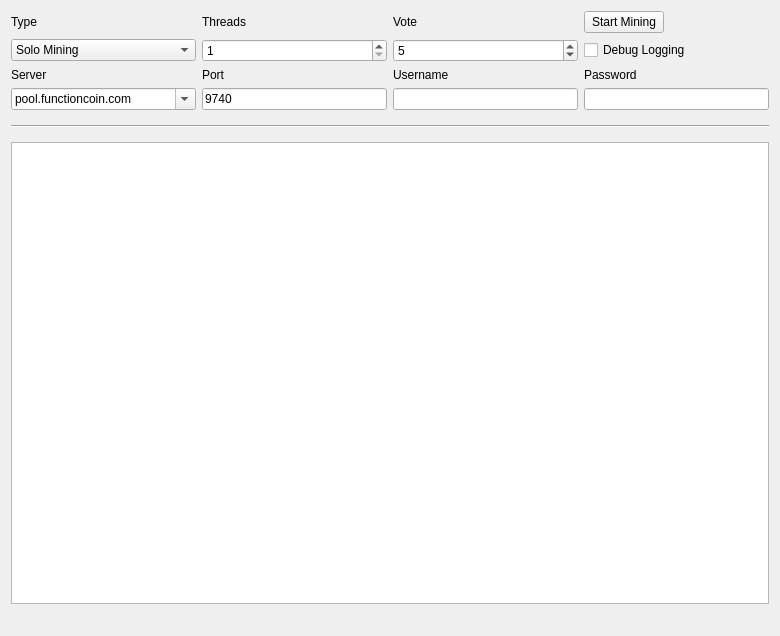
<?xml version="1.0" encoding="UTF-8"?>
<ui version="4.0">
 <class>MiningPage</class>
 <widget class="QWidget" name="MiningPage">
  <property name="geometry">
   <rect>
    <x>0</x>
    <y>0</y>
    <width>780</width>
    <height>636</height>
   </rect>
  </property>
  <property name="windowTitle">
   <string>Mining</string>
  </property>
  <layout class="QGridLayout" name="gridLayout">
   <property name="sizeConstraint">
    <enum>QLayout::SetMaximumSize</enum>
   </property>
   <item row="8" column="2">
    <widget class="QLineEdit" name="portLine">
     <property name="enabled">
      <bool>true</bool>
     </property>
     <property name="text">
      <string>9740</string>
     </property>
     <property name="value" stdset="0">
      <number>8337</number>
     </property>
    </widget>
   </item>
   <item row="4" column="3">
    <widget class="QSpinBox" name="voteBox">
     <property name="enabled">
      <bool>true</bool>
     </property>
     <property name="minimum">
      <number>1</number>
     </property>
     <property name="maximum">
      <number>20</number>
     </property>
     <property name="value">
      <number>5</number>
     </property>
    </widget>
   </item>
   <item row="4" column="4">
    <widget class="QCheckBox" name="debugCheckBox">
     <property name="text">
      <string>Debug Logging</string>
     </property>
    </widget>
   </item>
   <item row="3" column="3">
    <widget class="QLabel" name="voteLabel">
     <property name="enabled">
      <bool>true</bool>
     </property>
     <property name="layoutDirection">
      <enum>Qt::LeftToRight</enum>
     </property>
     <property name="text">
      <string>Vote</string>
     </property>
    </widget>
   </item>
   <item row="16" column="1" colspan="2">
    <widget class="QLabel" name="shareCount">
     <property name="font">
      <font>
       <pointsize>10</pointsize>
       <weight>75</weight>
       <bold>true</bold>
      </font>
     </property>
     <property name="text">
      <string/>
     </property>
    </widget>
   </item>
   <item row="16" column="3" colspan="2">
    <widget class="QLabel" name="mineSpeedLabel">
     <property name="sizePolicy">
      <sizepolicy hsizetype="Preferred" vsizetype="Preferred">
       <horstretch>0</horstretch>
       <verstretch>0</verstretch>
      </sizepolicy>
     </property>
     <property name="font">
      <font>
       <pointsize>10</pointsize>
       <weight>75</weight>
       <bold>true</bold>
      </font>
     </property>
     <property name="text">
      <string/>
     </property>
     <property name="alignment">
      <set>Qt::AlignRight|Qt::AlignTrailing|Qt::AlignVCenter</set>
     </property>
    </widget>
   </item>
   <item row="10" column="1" colspan="4">
    <widget class="Line" name="line">
     <property name="sizePolicy">
      <sizepolicy hsizetype="Minimum" vsizetype="Fixed">
       <horstretch>0</horstretch>
       <verstretch>0</verstretch>
      </sizepolicy>
     </property>
     <property name="minimumSize">
      <size>
       <width>0</width>
       <height>20</height>
      </size>
     </property>
     <property name="orientation">
      <enum>Qt::Horizontal</enum>
     </property>
    </widget>
   </item>
   <item row="8" column="1">
    <widget class="QComboBox" name="serverLine">
     <property name="sizePolicy">
      <sizepolicy hsizetype="Expanding" vsizetype="Fixed">
       <horstretch>0</horstretch>
       <verstretch>0</verstretch>
      </sizepolicy>
     </property>
     <property name="autoFillBackground">
      <bool>true</bool>
     </property>
     <property name="editable">
      <bool>true</bool>
     </property>
     <property name="currentText">
      <string>pool.functioncoin.com</string>
     </property>
     <item>
      <property name="text">
       <string>pool.functioncoin.com</string>
      </property>
     </item>
    </widget>
   </item>
   <item row="8" column="3">
    <widget class="QLineEdit" name="usernameLine">
     <property name="enabled">
      <bool>true</bool>
     </property>
     <property name="text">
      <string/>
     </property>
    </widget>
   </item>
   <item row="15" column="1" colspan="4">
    <widget class="QListWidget" name="list">
     <property name="autoScrollMargin">
      <number>100000</number>
     </property>
     <property name="dragDropMode">
      <enum>QAbstractItemView::DragOnly</enum>
     </property>
     <property name="selectionMode">
      <enum>QAbstractItemView::NoSelection</enum>
     </property>
     <property name="movement">
      <enum>QListView::Snap</enum>
     </property>
     <property name="batchSize">
      <number>10</number>
     </property>
    </widget>
   </item>
   <item row="3" column="2">
    <widget class="QLabel" name="threadsLabel">
     <property name="enabled">
      <bool>true</bool>
     </property>
     <property name="text">
      <string>Threads</string>
     </property>
    </widget>
   </item>
   <item row="3" column="1">
    <widget class="QLabel" name="typeLabel">
     <property name="text">
      <string>Type</string>
     </property>
    </widget>
   </item>
   <item row="6" column="4">
    <widget class="QLabel" name="passwordLabel">
     <property name="enabled">
      <bool>true</bool>
     </property>
     <property name="text">
      <string>Password</string>
     </property>
    </widget>
   </item>
   <item row="6" column="2">
    <widget class="QLabel" name="portLabel">
     <property name="enabled">
      <bool>true</bool>
     </property>
     <property name="text">
      <string>Port</string>
     </property>
    </widget>
   </item>
   <item row="4" column="2">
    <widget class="QSpinBox" name="threadsBox">
     <property name="enabled">
      <bool>true</bool>
     </property>
     <property name="minimum">
      <number>1</number>
     </property>
     <property name="value">
      <number>1</number>
     </property>
    </widget>
   </item>
   <item row="3" column="4">
    <widget class="QPushButton" name="startButton">
     <property name="sizePolicy">
      <sizepolicy hsizetype="Fixed" vsizetype="Fixed">
       <horstretch>0</horstretch>
       <verstretch>0</verstretch>
      </sizepolicy>
     </property>
     <property name="text">
      <string>Start Mining</string>
     </property>
    </widget>
   </item>
   <item row="6" column="1">
    <widget class="QLabel" name="serverLabel">
     <property name="enabled">
      <bool>true</bool>
     </property>
     <property name="text">
      <string>Server</string>
     </property>
    </widget>
   </item>
   <item row="6" column="3">
    <widget class="QLabel" name="usernameLabel">
     <property name="enabled">
      <bool>true</bool>
     </property>
     <property name="text">
      <string>Username</string>
     </property>
    </widget>
   </item>
   <item row="4" column="1">
    <widget class="QComboBox" name="typeBox">
     <property name="editable">
      <bool>false</bool>
     </property>
     <property name="currentIndex">
      <number>0</number>
     </property>
     <item>
      <property name="text">
       <string>Solo Mining</string>
      </property>
     </item>
     <item>
      <property name="text">
       <string>Pool Mining</string>
      </property>
     </item>
    </widget>
   </item>
   <item row="8" column="4">
    <widget class="QLineEdit" name="passwordLine">
     <property name="enabled">
      <bool>true</bool>
     </property>
    </widget>
   </item>
  </layout>
 </widget>
 <layoutdefault spacing="6" margin="11"/>
 <tabstops>
  <tabstop>startButton</tabstop>
  <tabstop>typeBox</tabstop>
  <tabstop>threadsBox</tabstop>
  <tabstop>voteBox</tabstop>
  <tabstop>portLine</tabstop>
  <tabstop>usernameLine</tabstop>
  <tabstop>passwordLine</tabstop>
  <tabstop>debugCheckBox</tabstop>
  <tabstop>list</tabstop>
 </tabstops>
 <resources/>
 <connections/>
</ui>
